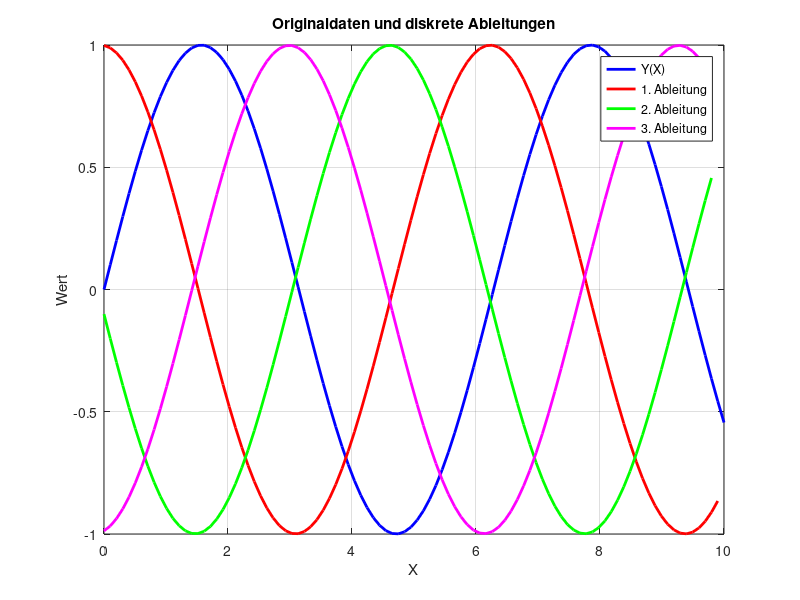

Write the MATLAB code that produced this figure.
% Diskrete Ableitungen: Alle in einem gemeinsamen Plot

% Beispielwerte (können ersetzt werden)
X = linspace(0, 10, 100);
Y = sin(X); % Beispiel: Sinusfunktion

% 1. diskrete Ableitung (Vorwärtsdifferenzen)
dY1 = diff(Y) ./ diff(X);

% 2. diskrete Ableitung
dY2 = diff(dY1) ./ diff(X(1:end-1));

% 3. diskrete Ableitung
dY3 = diff(dY2) ./ diff(X(1:end-2));

% Anpassen der X-Werte für die Ableitungen
X1 = X(1:end-1);
X2 = X(1:end-2);
X3 = X(1:end-3);

% Gemeinsamer Plot
h = figure;
plot(X, Y, 'b', 'LineWidth', 2); hold on;
plot(X1, dY1, 'r', 'LineWidth', 2);
plot(X2, dY2, 'g', 'LineWidth', 2);
plot(X3, dY3, 'm', 'LineWidth', 2);
xlabel('X');
ylabel('Wert');
title('Originaldaten und diskrete Ableitungen');
legend('Y(X)', '1. Ableitung', '2. Ableitung', '3. Ableitung');
grid on;
uiwait(h);

% Optional: Ausgabe der Ableitungen
fprintf('1. Ableitung: Länge %d\n', length(dY1));
fprintf('2. Ableitung: Länge %d\n', length(dY2));
fprintf('3. Ableitung: Länge %d\n', length(dY3));
